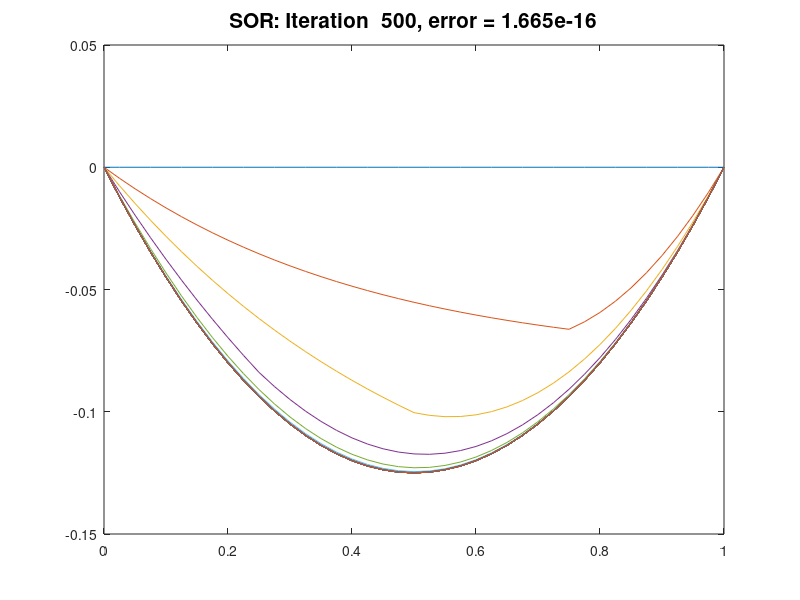
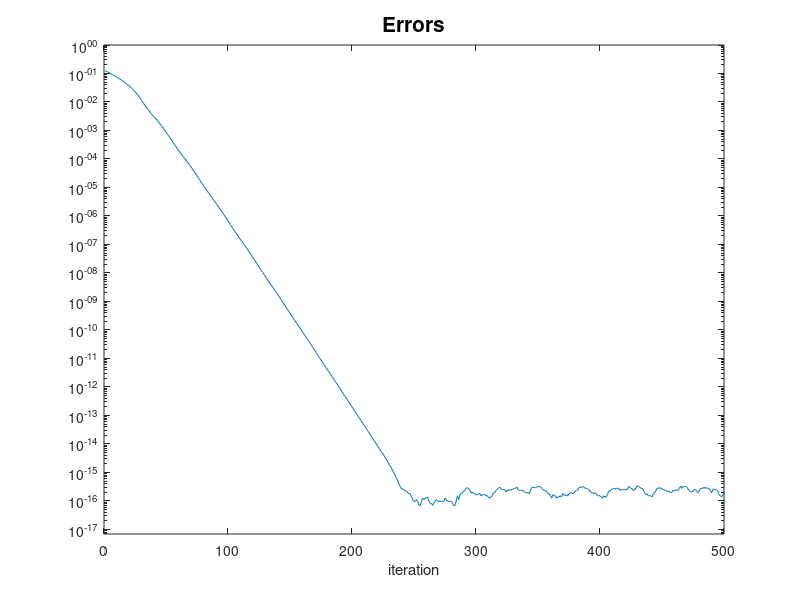

Source code (MATLAB) for these figures, in order:
% Solve 1d BVP obtained by discretizing u''(x) = f(x) 
% with Dirichlet boundary condtions  u(0) = alpha, u(1) = beta
% Discretized using centered difference.
%
% Compare matrix splitting methods:  Jacobi, Gauss-Seidel, and SOR
%
% From  http://www.amath.washington.edu/~rjl/fdmbook/  (2007)

%4.1.a. We iterate through each of the different techinques and 
%       create plots to mirror illustration 4.1

method = 'SOR';   % 'Jacobi' or 'GS' or 'SOR'
nplot = 10;          % iterate u is plotted every nplot iterations
maxiter = 500;        % number of iterations to take

m = 39;
ax = 0;
bx = 1;
alpha = 0;
beta = 0;
f = @(x) ones(size(x));   % f(x) = 1

h = (bx-ax) / (m+1);
x = linspace(ax, bx, m+2)';

% determine exact solution to linear system by setting up
% system Au = f and solving with backslash:
e = ones(m+2,1);

A = 1/h^2 * spdiags([e -2*e e], [-1 0 1], m+2, m+2);
A(1,1:2) = [1 0];
A(m+2,m+1:m+2) = [0 1];
rhs = f(x);
rhs(1) = alpha;
rhs(m+2) = beta;
ustar = A\rhs;


% Decompose A = DA - LA - UA:
DA = diag(diag(A));   % diagonal part of A
LA = DA - tril(A);    % strictly lower triangular part of A (negated)
UA = DA - triu(A);    % strictly upper triangular part of A (negated)

% set up iteration matrix:
switch method
   case 'Jacobi'
      M = DA;
      N = LA + UA;
   case 'GS'
      M = DA - LA;
      N = UA;
% Added this case to impliment the backwards GS method
   case 'BGS'
      M = DA - UA;
      N = LA;
   case 'SOR'
      % use optimal omega for this problem:

%4.1.b. iterating the SOR method through different omega values commented
%       out below

      omega = 2 / (1 + sin(pi*h));
      %omega = 1.8;
      %omega = 1.95;
      M = 1/omega * (DA - omega*LA);
      N = 1/omega * ((1-omega)*DA + omega*UA);
 end


u = zeros(size(x));   % initial guess for iteration

figure(1)
clf
plot(x,ustar,'r')
hold on
plot(x,u)

error = nan(maxiter+1,1);
error(1) = max(abs(u-ustar));


% Iteration:
% ----------

%Bad iteration method for the SOR method(commented out for use of actual code)
%To run the bad iteration, uncomment lines 90-92 and comment out lines
%94-96

%for iter=1:maxiter
%    uGS = (DA - LA) \ (UA*u + rhs);
%    u = u + omega * (uGS - u);

for iter=1:maxiter

   u = M \ (N*u + rhs);
      
   error(iter+1) = max(abs(u-ustar));
   if mod(iter,nplot)==0
      % plot u every nplot iterations
      plot(x,u)
      title(sprintf('%s: Iteration %4i, error = %9.3e',...
             method,iter,error(iter+1)),'FontSize',15)
      drawnow
      pause(.1)
   end
end

% plot errors vs. iteration:
figure(2)
semilogy(error)
axis([0 maxiter min(error)/10 1])
title('Errors','FontSize',15)
xlabel('iteration')
hold on
%legend({'GS','BGS'},'Location','southwest') used as a legend for the
%comparison grpahs in the command window.

% compute spectral radius of iteration matrix G:
G = M\N;
rhoG = max(abs(eig(full(G))));
disp(sprintf('Spectral radius of G for %s is %5f',method,rhoG))

